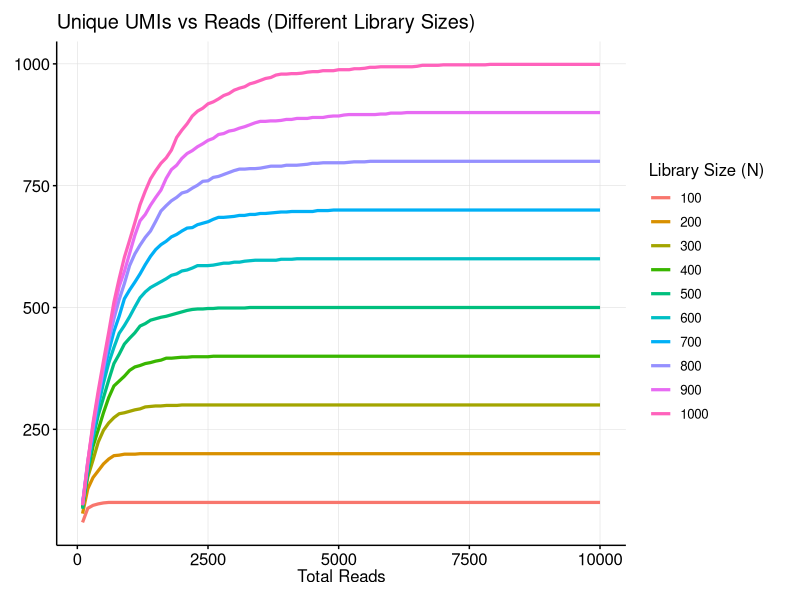
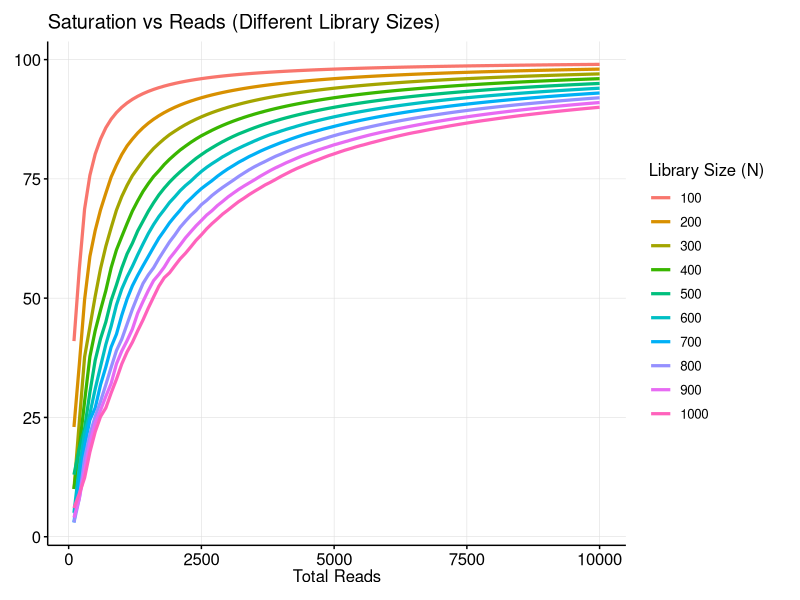
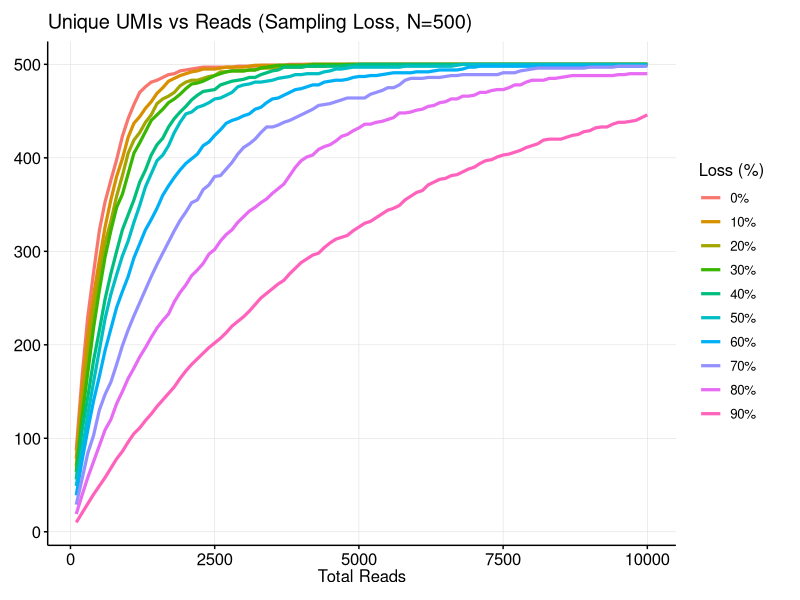
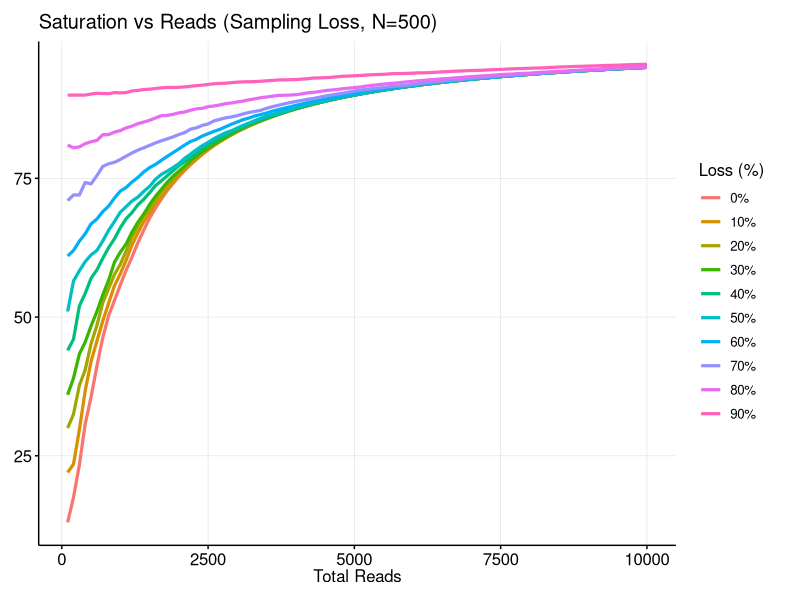
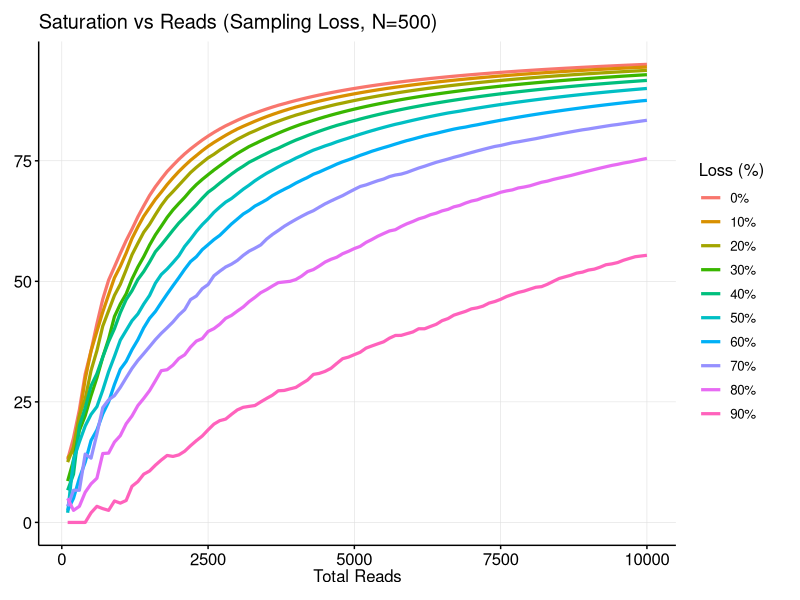
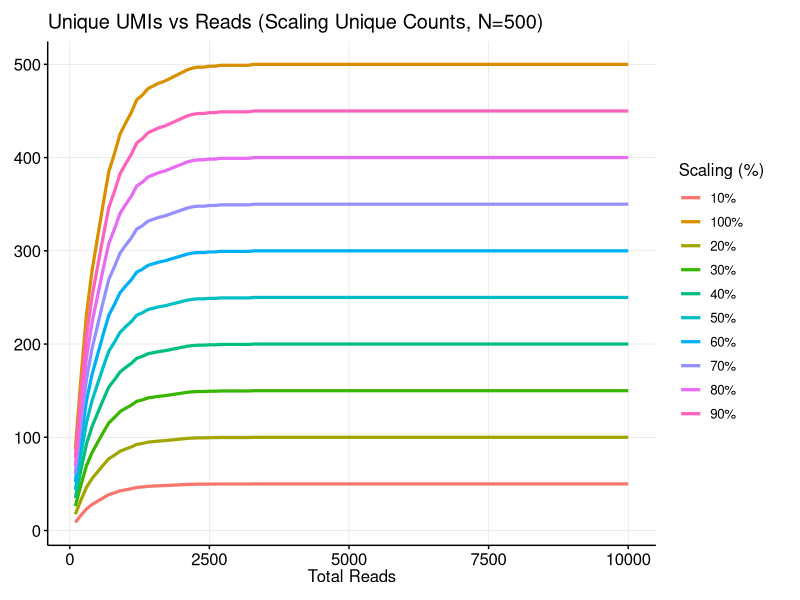
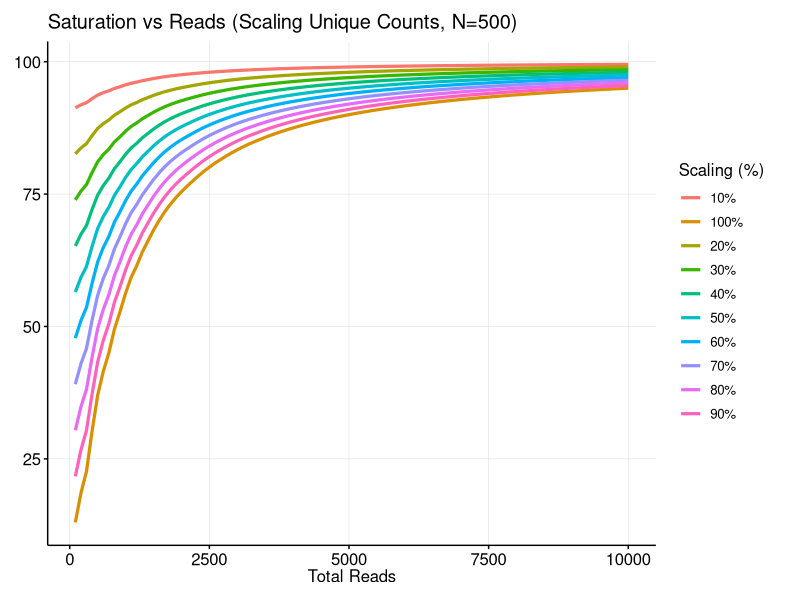

Write the R code that produced these figures, in order.
# ============================================================
# UMI Saturation Simulation
# ============================================================

library(dplyr)
library(tidyr)
library(ggplot2)
library(purrr)

# ---------------------------
# Function: simulate sampling from N unique objects
# ---------------------------
simulate_sampling <- function(N, max_reads = 10000, step = 100, seed = 123) {
  set.seed(seed)
  
  objects <- 1:N
  results <- list()
  sampled <- integer(0)
  
  for (R in seq(step, max_reads, by = step)) {
    draws <- sample(objects, size = step, replace = TRUE)
    sampled <- c(sampled, draws)
    
    unique_found <- length(unique(sampled))
    saturation <- (1 - (unique_found / R)) * 100
    
    results[[length(results) + 1]] <- tibble(
      total_reads = R,
      unique_found = unique_found,
      sequencing_saturation_reads = (1 - (unique_found / R)) * 100,
      N_library = N
    )
  }
  bind_rows(results)
}

# ============================================================
# 1. BASELINE: Varying library size
# ============================================================
all_sims <- bind_rows(lapply(seq(100, 1000, by = 100), function(N) {
  simulate_sampling(N, max_reads = 10000, step = 100)
}))

# ============================================================
# 2. Sampling efficiency loss (library size = 500)
# ============================================================
simulate_sampling_loss <- function(N, loss, max_reads = 10000, step = 100, seed = 123) {
  set.seed(seed)
  
  objects <- 1:N
  sampled <- integer(0)
  cumulative_usable_reads <- 0
  results <- list()
  
  for (R in seq(step, max_reads, by = step)) {
    # Draw 'step' reads
    draws <- sample(objects, size = step, replace = TRUE)
    
    # Apply loss: only a fraction of reads are usable
    usable <- sample(draws, size = round(step * (1 - loss)))
    
    # Track cumulative usable reads
    cumulative_usable_reads <- cumulative_usable_reads + length(usable)
    
    # Update sampled UMIs
    sampled <- c(sampled, usable)
    unique_found <- length(unique(sampled))
    
    # Store results
    results[[length(results) + 1]] <- tibble(
      total_reads = R,
      unique_found = unique_found,
      cumulative_usable_reads = cumulative_usable_reads,
      sequencing_saturation_reads = (1 - (unique_found / R)) * 100,
      sequencing_saturation_UMIs   = (1 - (unique_found / cumulative_usable_reads)) * 100,
      loss = paste0(loss * 100, "%")
    )
  }
  
  bind_rows(results)
}

# run across loss levels
base_500 <- simulate_sampling(500, max_reads = 10000, step = 100)
loss_levels <- seq(0, 0.9, by = 0.1)
loss_sims <- map_dfr(loss_levels, ~simulate_sampling_loss(500, .x))

# ============================================================
# 3. Scaling unique counts (library size = 500)
# ============================================================
scale_levels <- seq(0.1, 1, by = 0.1)
scaled_sims <- map_dfr(scale_levels, function(scale) {
  tibble(
    total_reads = base_500$total_reads,
    unique_found = base_500$unique_found * scale,
    sequencing_saturation_reads = (1 - ((base_500$unique_found * scale) / base_500$total_reads)) * 100,
    scale = paste0(scale * 100, "%")
  )
})

# ============================================================
# PLOTS
# ============================================================

# --- Baseline library size curves ---
p1 <- ggplot(all_sims, aes(x = total_reads, y = unique_found, color = factor(N_library))) +
  geom_line(size = 1.1) +
  theme_minimal() +
  theme(
    panel.background = element_rect(fill = "white", color = NA),
    plot.background = element_rect(fill = "white", color = NA),
    axis.line = element_line(color = "black"),
    axis.ticks = element_line(color = "black"),
    text = element_text(color = "black", size = 12),
    panel.grid.minor.x = element_blank(),
    panel.grid.minor.y = element_blank(),
    panel.grid.major.x = element_line(size=0.2, color="#DFDFDF"),
    panel.grid.major.y = element_line(size=0.2, color="#DFDFDF"),
    axis.text = element_text(color = "black", size = 12),
    axis.title.x=element_text(size = 12, margin = margin(r = 5)),
    axis.title.y=element_blank(),
    plot.margin = margin(10, 20, 10, 10)
  ) +
  labs(title = "Unique UMIs vs Reads (Different Library Sizes)",
       x = "Total Reads", y = "Unique UMIs Found", color = "Library Size (N)")

p2 <- ggplot(all_sims, aes(x = total_reads, y = sequencing_saturation_reads, color = factor(N_library))) +
  geom_line(size = 1.1) +
  theme_minimal() +
  theme(
    panel.background = element_rect(fill = "white", color = NA),
    plot.background = element_rect(fill = "white", color = NA),
    axis.line = element_line(color = "black"),
    axis.ticks = element_line(color = "black"),
    text = element_text(color = "black", size = 12),
    panel.grid.minor.x = element_blank(),
    panel.grid.minor.y = element_blank(),
    panel.grid.major.x = element_line(size=0.2, color="#DFDFDF"),
    panel.grid.major.y = element_line(size=0.2, color="#DFDFDF"),
    axis.text = element_text(color = "black", size = 12),
    axis.title.x=element_text(size = 12, margin = margin(r = 5)),
    axis.title.y=element_blank(),
    plot.margin = margin(10, 20, 10, 10)
  ) +
  labs(title = "Saturation vs Reads (Different Library Sizes)",
       x = "Total Reads", y = "Saturation - Reads (%)", color = "Library Size (N)")

# --- Sampling loss curves ---
p3 <- ggplot(loss_sims, aes(x = total_reads, y = unique_found, color = loss)) +
  geom_line(size = 1.1) +
  theme_minimal() +
  theme(
    panel.background = element_rect(fill = "white", color = NA),
    plot.background = element_rect(fill = "white", color = NA),
    axis.line = element_line(color = "black"),
    axis.ticks = element_line(color = "black"),
    text = element_text(color = "black", size = 12),
    panel.grid.minor.x = element_blank(),
    panel.grid.minor.y = element_blank(),
    panel.grid.major.x = element_line(size=0.2, color="#DFDFDF"),
    panel.grid.major.y = element_line(size=0.2, color="#DFDFDF"),
    axis.text = element_text(color = "black", size = 12),
    axis.title.x=element_text(size = 12, margin = margin(r = 5)),
    axis.title.y=element_blank(),
    plot.margin = margin(10, 20, 10, 10)
  ) +
  labs(title = "Unique UMIs vs Reads (Sampling Loss, N=500)",
       x = "Total Reads", y = "Unique UMIs Found", color = "Loss (%)")

p4 <- ggplot(loss_sims, aes(x = total_reads, y = sequencing_saturation_reads, color = loss)) +
  geom_line(size = 1.1) +
  theme_minimal() +
  theme(
    panel.background = element_rect(fill = "white", color = NA),
    plot.background = element_rect(fill = "white", color = NA),
    axis.line = element_line(color = "black"),
    axis.ticks = element_line(color = "black"),
    text = element_text(color = "black", size = 12),
    panel.grid.minor.x = element_blank(),
    panel.grid.minor.y = element_blank(),
    panel.grid.major.x = element_line(size=0.2, color="#DFDFDF"),
    panel.grid.major.y = element_line(size=0.2, color="#DFDFDF"),
    axis.text = element_text(color = "black", size = 12),
    axis.title.x=element_text(size = 12, margin = margin(r = 5)),
    axis.title.y=element_blank(),
    plot.margin = margin(10, 20, 10, 10)
  ) +
  labs(title = "Saturation vs Reads (Sampling Loss, N=500)",
       x = "Total Reads", y = "Saturation - Reads (%)", color = "Loss (%)")

p5 <- ggplot(loss_sims, aes(x = total_reads, y = sequencing_saturation_UMIs, color = loss)) +
  geom_line(size = 1.1) +
  theme_minimal() +
  theme(
    panel.background = element_rect(fill = "white", color = NA),
    plot.background = element_rect(fill = "white", color = NA),
    axis.line = element_line(color = "black"),
    axis.ticks = element_line(color = "black"),
    text = element_text(color = "black", size = 12),
    panel.grid.minor.x = element_blank(),
    panel.grid.minor.y = element_blank(),
    panel.grid.major.x = element_line(size=0.2, color="#DFDFDF"),
    panel.grid.major.y = element_line(size=0.2, color="#DFDFDF"),
    axis.text = element_text(color = "black", size = 12),
    axis.title.x=element_text(size = 12, margin = margin(r = 5)),
    axis.title.y=element_blank(),
    plot.margin = margin(10, 20, 10, 10)
  ) +
  labs(title = "Saturation vs Reads (Sampling Loss, N=500)",
       x = "Total Reads", y = "Saturation - UMIs (%)", color = "Loss (%)")

# --- Scaling unique counts curves ---
p6 <- ggplot(scaled_sims, aes(x = total_reads, y = unique_found, color = scale)) +
  geom_line(size = 1.1) +
  theme_minimal() +
  theme(
    panel.background = element_rect(fill = "white", color = NA),
    plot.background = element_rect(fill = "white", color = NA),
    axis.line = element_line(color = "black"),
    axis.ticks = element_line(color = "black"),
    text = element_text(color = "black", size = 12),
    panel.grid.minor.x = element_blank(),
    panel.grid.minor.y = element_blank(),
    panel.grid.major.x = element_line(size=0.2, color="#DFDFDF"),
    panel.grid.major.y = element_line(size=0.2, color="#DFDFDF"),
    axis.text = element_text(color = "black", size = 12),
    axis.title.x=element_text(size = 12, margin = margin(r = 5)),
    axis.title.y=element_blank(),
    plot.margin = margin(10, 20, 10, 10)
  ) +
  labs(title = "Unique UMIs vs Reads (Scaling Unique Counts, N=500)",
       x = "Total Reads", y = "Unique UMIs Found (scaled)", color = "Scaling (%)")

p7 <- ggplot(scaled_sims, aes(x = total_reads, y = sequencing_saturation_reads, color = scale)) +
  geom_line(size = 1.1) +
  theme_minimal() +
  theme(
    panel.background = element_rect(fill = "white", color = NA),
    plot.background = element_rect(fill = "white", color = NA),
    axis.line = element_line(color = "black"),
    axis.ticks = element_line(color = "black"),
    text = element_text(color = "black", size = 12),
    panel.grid.minor.x = element_blank(),
    panel.grid.minor.y = element_blank(),
    panel.grid.major.x = element_line(size=0.2, color="#DFDFDF"),
    panel.grid.major.y = element_line(size=0.2, color="#DFDFDF"),
    axis.text = element_text(color = "black", size = 12),
    axis.title.x=element_text(size = 12, margin = margin(r = 5)),
    axis.title.y=element_blank(),
    plot.margin = margin(10, 20, 10, 10)
  ) +
  labs(title = "Saturation vs Reads (Scaling Unique Counts, N=500)",
       x = "Total Reads", y = "Saturation - Reads (%)", color = "Scaling (%)")

# Save plots
output_dir <- "E:/2024-07-UTBenchmark-SpC/data/processed/plots/bam_plots/simulation_tests"
if (!dir.exists(output_dir)) dir.create(output_dir, recursive = TRUE)

ggsave(file.path(output_dir, "p1_unique_vs_reads.png"), p1, width = 7, height = 5, dpi = 300)
ggsave(file.path(output_dir, "p2_saturation_vs_reads.png"), p2, width = 7, height = 5, dpi = 300)
ggsave(file.path(output_dir, "p3_loss_unique_vs_reads.png"), p3, width = 7, height = 5, dpi = 300)
ggsave(file.path(output_dir, "p4_loss_saturation_reads.png"), p4, width = 7, height = 5, dpi = 300)
ggsave(file.path(output_dir, "p5_loss_saturation_UMIs.png"), p5, width = 7, height = 5, dpi = 300)
ggsave(file.path(output_dir, "p6_scaled_unique_vs_reads.png"), p6, width = 7, height = 5, dpi = 300)
ggsave(file.path(output_dir, "p7_scaled_saturation_vs_reads.png"), p7, width = 7, height = 5, dpi = 300)
